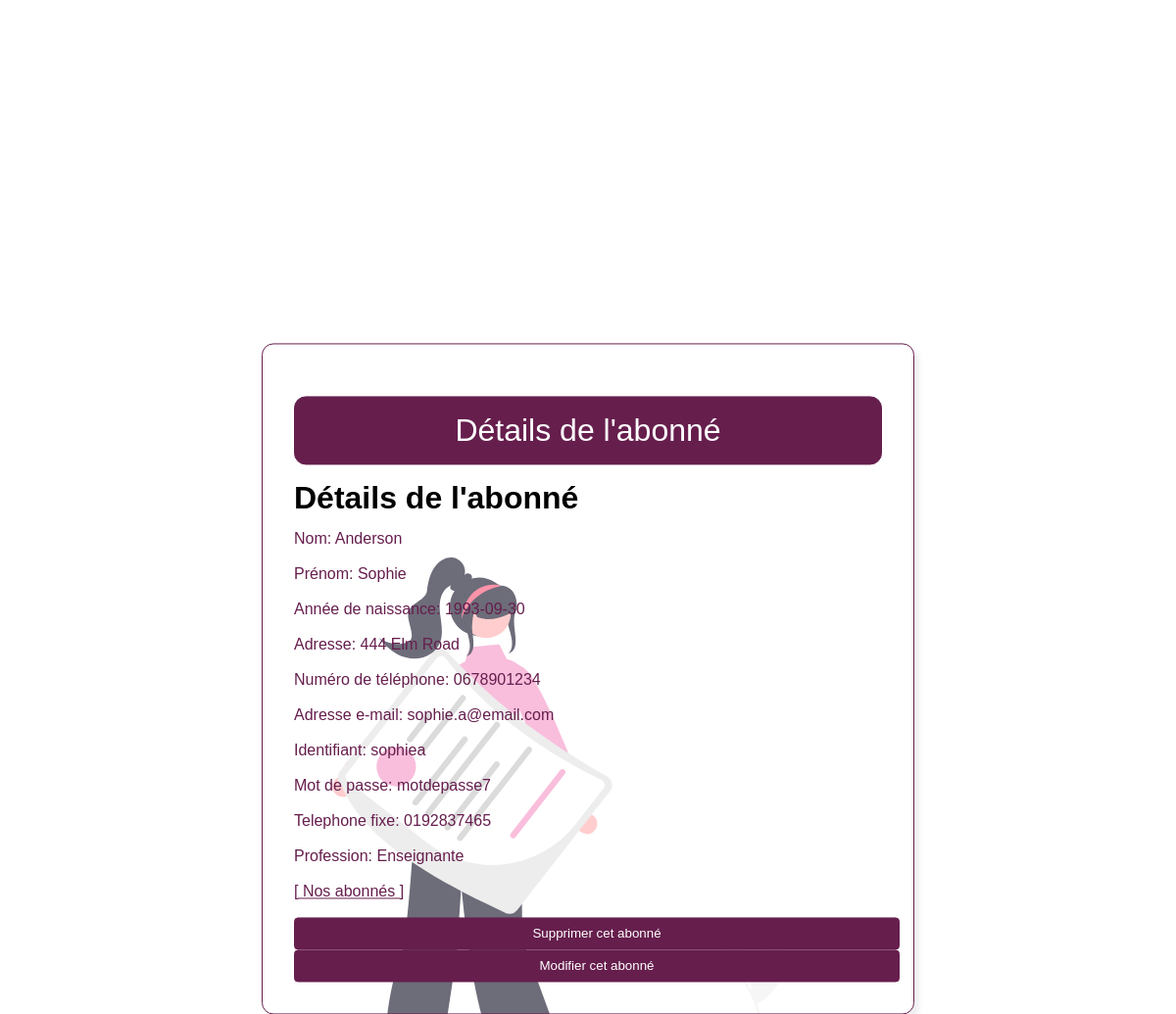
The page /views/subscriber.php?id=sophiea on the database its author committed.
### tables this page shows
CREATE TABLE `abonnes` (
  `Prenom` text DEFAULT NULL,
  `Nom` text DEFAULT NULL,
  `Annee_naissance` date DEFAULT NULL,
  `Adresse` varchar(50) DEFAULT NULL,
  `Numero_telephone` varchar(13) DEFAULT NULL,
  `Adresse_mail` varchar(50) DEFAULT NULL,
  `Numero_telephone_fixe` varchar(13) DEFAULT NULL,
  `Profession` text DEFAULT NULL,
  `identifiant` varchar(10) NOT NULL,
  `Mot_de_passe` varchar(25) DEFAULT NULL
);

### controllers/subscriber.php (the view, shortened to what this page needs)
<?php
$id=($_GET['id']);
include_once("config.php");
$stmt = $conn->prepare( "SELECT * FROM abonnes WHERE identifiant='" . $id . "'");
$stmt->execute();
$stmt->bind_result($prenom , $nom, $dateNaissance, $adresse,$telephone,$email,$tele_fixe,$Profession,$id,$mot);
$markup = "";
$markup .= '<h1>Détails de l\'abonné</h1>';
$markup .= '<p>Nom: ' . htmlspecialchars($nom) . '</p>';
$markup .= '<p>Prénom: ' . htmlspecialchars($prenom) . '</p>';
$markup .= '<p>Année de naissance: ' . htmlspecialchars($dateNaissance) . '</p>';
$markup .= '<p>Adresse: ' . htmlspecialchars($adresse) . '</p>';
$markup .= '<p>Numéro de téléphone: ' . htmlspecialchars($telephone) . '</p>';
$markup .= '<p>Adresse e-mail: ' . htmlspecialchars($email) . '</p>';
$markup .= '<p>Identifiant: ' . htmlspecialchars($id) . '</p>';
$markup .= '<p>Mot de passe: ' . htmlspecialchars($mot) . '</p>';
$markup .= '<p>Telephone fixe: ' . htmlspecialchars($tele_fixe) . '</p>';
$markup .= '<p>Profession: ' . htmlspecialchars($Profession) . '</p>';
$markup .= '<p><a href="/views/subscribers.php/?admin=true">[ Nos abonnés  ]</a></p>';
$markup .= '<form method="POST">';
$markup .= '<input type="hidden" name="delete_subscriber" value="true">';
$markup .= '<button type="submit" onclick="return confirm(\'Voulez-vous vraiment supprimer cet abonné ?\')">Supprimer cet abonné</button>';
$markup .= '</form>';
$markup .= '<form method="GET" action="/views/edit_subscriber.php">';
$markup .= '<input type="hidden" name="id" value="' . $id . '">';
$markup .= '<button type="submit">Modifier cet abonné</button>';
$markup .= '</form>';
echo $markup;
?>

### views/subscriber.php (style rules this page uses)
body { font-family: Arial, Helvetica, sans-serif; line-height: 20px; }
button { border: 1px solid #661e4d; border-radius: 4px; background-color: #661e4d; text-align: center; color: #FFF; width: 100%; padding: 8px; box-sizing: content-box; }
a,p { color: #661e4d; }

### rows shown on the page
abonnes: Nom "Anderson", Prenom "Sophie", Annee_naissance "1993-09-30", Adresse "444 Elm Road", Numero_telephone "0678901234", Adresse_mail "sophie.a@email.com", identifiant "sophiea", Mot_de_passe "motdepasse7", Numero_telephone_fixe "0192837465", Profession "Enseignante"
